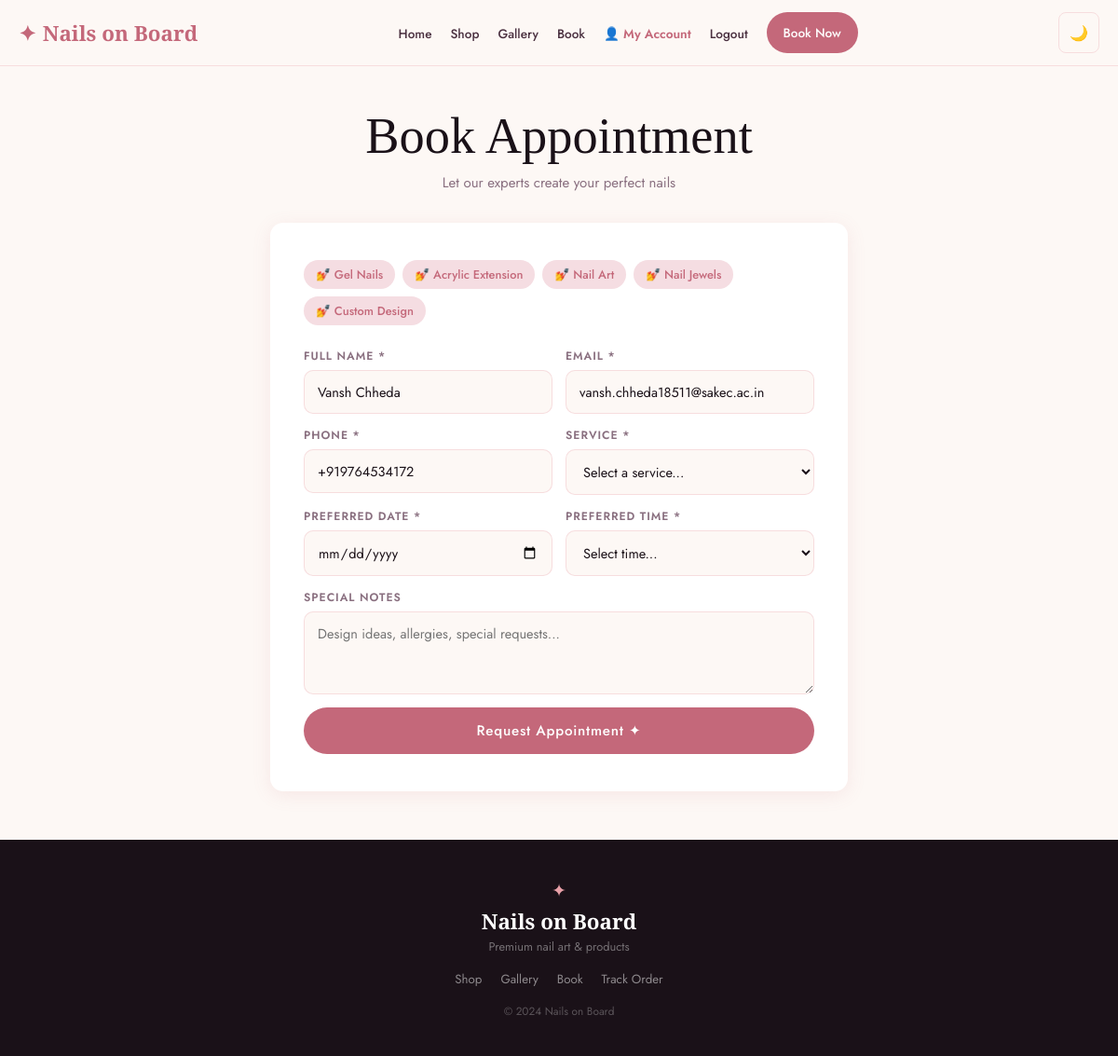
The page /appointment (signed in) on the database its author committed.
### app.py (models this page shows)
class Customer(db.Model):
    id            = db.Column(db.Integer, primary_key=True)
    name          = db.Column(db.String(120), nullable=False)
    email         = db.Column(db.String(120), unique=True, nullable=False)
    phone         = db.Column(db.String(20), nullable=True)
    password_hash = db.Column(db.String(200), nullable=False)
    created_at    = db.Column(db.DateTime, default=datetime.utcnow)

### app.py (the view, shortened to what this page needs)
@app.route('/appointment', methods=['GET', 'POST'])
def appointment():
    customer   = Customer.query.filter_by(email=session['customer_email']).first() if session.get('customer_logged_in') else None
    services   = get_setting('appt_services', DEFAULT_SERVICES)
    time_slots = get_setting('appt_time_slots', DEFAULT_TIME_SLOTS)
    blocked    = get_setting('appt_blocked_dates', [])
    return render_template('appointment.html', customer=customer,
                           services=services, time_slots=time_slots, blocked_dates=blocked)

### app.py (called while the page is built)
def get_setting(key, default=None):
    s = AppSetting.query.filter_by(key=key).first()
    if s:
        try: return json.loads(s.value)
        except: return s.value
    return default

### templates/appointment.html (shortened to what this page needs)
{% extends "base.html" %}
{% block content %}
<section class="page-hero"><h1>Book Appointment</h1><p>Let our experts create your perfect nails</p></section>
<section class="form-section">
  <div class="form-card">
    <div class="services-preview">
      {% for s in services %}<div class="service-chip">💅 {{ s }}</div>{% endfor %}
    </div>
    <form method="POST" class="styled-form">
      <div class="form-row">
        <div class="form-group"><label>Full Name *</label><input type="text" name="name" required value="{{ customer.name if customer else '' }}" placeholder="Your name"/></div>
        <div class="form-group"><label>Email *</label><input type="email" name="email" required value="{{ customer.email if customer else '' }}" placeholder="you@email.com"/></div>
      </div>
      <div class="form-row">
        <div class="form-group"><label>Phone *</label><input type="tel" name="phone" required value="{{ customer.phone if customer else '' }}" placeholder="+91 XXXXX XXXXX"/></div>
        <div class="form-group"><label>Service *</label>
          <select name="service" required>
            <option value="">Select a service...</option>
          </select>
        </div>
      </div>
      <div class="form-row">
        <div class="form-group"><label>Preferred Date *</label>
          <input type="date" name="date" required id="apptDate"/>
        </div>
        <div class="form-group"><label>Preferred Time *</label>
          <select name="time" required>
            <option value="">Select time...</option>
          </select>
        </div>
      </div>
      <div class="form-group full"><label>Special Notes</label><textarea name="notes" rows="3" placeholder="Design ideas, allergies, special requests..."></textarea></div>
      <button type="submit" class="btn btn-primary btn-lg full-width">Request Appointment ✦</button>
    </form>
  </div>
</section>
{% endblock %}

### static/css/style.css (style rules this page uses)
:root,[data-theme="light"] { --rose:#e8a0a8; --deep-rose:#c4687a; --blush:#f5dde2; --cream:#fdf8f5; --dark:#1a1118; --mid:#4a3040; --muted:#8a7080; --white:#ffffff; --gold:#d4a96a; --bg:var(--cream); --card:#ffffff; --text:var(--dark); --text-muted:var(--muted); --border:rgba(232,160,168,.3); --shadow:0 4px 20px rgba(196,104,122,.12); --radius:14px; --tr:.3s ease; --nav-bg:rgba(253,248,245,.92); }
*,*::before,*::after { box-sizing:border-box;margin:0;padding:0 }
html { scroll-behavior:smooth }
body { font-family:'Jost',sans-serif;background:var(--bg);color:var(--text);min-height:100vh;overflow-x:hidden;transition:background .3s,color .3s }
.btn { display:inline-block;text-decoration:none;padding:11px 24px;border-radius:40px;font-family:'Jost',sans-serif;font-size:.87rem;font-weight:500;letter-spacing:.05em;cursor:pointer;border:none;transition:all var(--tr);text-align:center }
.btn-primary { background:var(--deep-rose);color:#fff }
.btn-lg { padding:14px 34px;font-size:.95rem }
.full-width { width:100%;display:block }
.page-hero { text-align:center;padding:44px 20px 32px }
.page-hero h1 { font-family:'Cormorant Garamond',serif;font-size:clamp(1.9rem,6vw,3.4rem);font-weight:300;color:var(--text) }
.page-hero p { color:var(--text-muted);margin-top:8px;font-size:.94rem }
.form-section { max-width:660px;margin:0 auto 52px;padding:0 20px }
.form-card { background:var(--card);border-radius:var(--radius);padding:26px 22px;box-shadow:var(--shadow) }
@media (min-width:600px) { .form-card { padding:40px 36px } }
.styled-form { display:flex;flex-wrap:wrap;gap:14px }
.form-row { display:grid;grid-template-columns:1fr;gap:14px;width:100% }
@media (min-width:500px) { .form-row { grid-template-columns:1fr 1fr } }
.form-group { display:flex;flex-direction:column }
.form-group.full { width:100% }
.form-group label { font-size:.76rem;font-weight:600;letter-spacing:.08em;text-transform:uppercase;color:var(--text-muted);margin-bottom:6px }
.form-group input,.form-group textarea,.form-group select { padding:12px 14px;border:1.5px solid var(--border);border-radius:10px;font-family:'Jost',sans-serif;font-size:.91rem;color:var(--text);background:var(--bg);transition:border-color var(--tr);outline:none;width:100% }
.services-preview { display:flex;flex-wrap:wrap;gap:8px;margin-bottom:24px }
.service-chip { background:var(--blush);color:var(--deep-rose);padding:6px 13px;border-radius:20px;font-size:.8rem;font-weight:500 }
.btn,.nav-cta,.btn-sm,.btn-lg { min-height:44px;display:inline-flex;align-items:center;justify-content:center }
.full-width { display:flex }

### rows shown on the page
Customer: name "Vansh Chheda", email "vansh.chheda18511@sakec.ac.in", phone "+919764534172"

### other values the page prints
{{ s }} "Gel Nails" "Acrylic Extension" "Nail Art" "Nail Jewels" "Custom Design"
